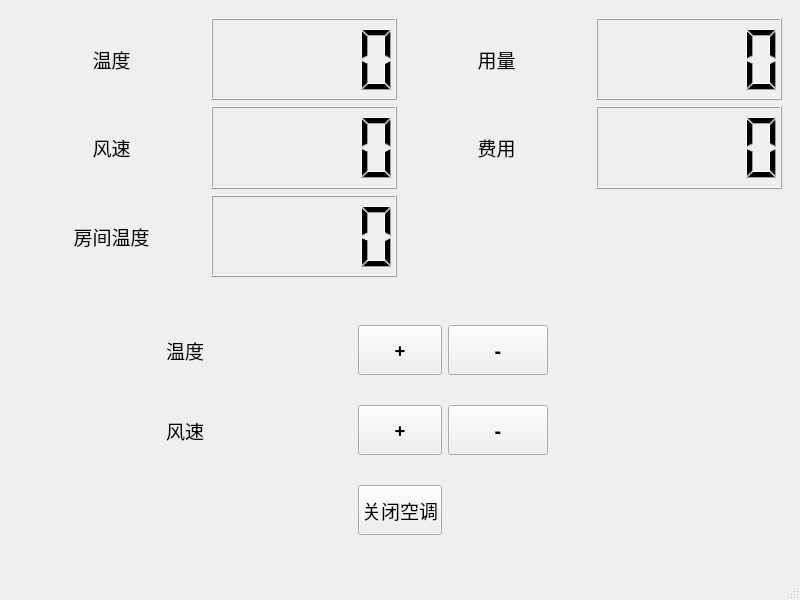
<?xml version="1.0" encoding="UTF-8"?>
<ui version="4.0">
 <class>SlaveControlWindow</class>
 <widget class="QMainWindow" name="SlaveControlWindow">
  <property name="geometry">
   <rect>
    <x>0</x>
    <y>0</y>
    <width>800</width>
    <height>600</height>
   </rect>
  </property>
  <property name="windowTitle">
   <string>MainWindow</string>
  </property>
  <widget class="QWidget" name="centralwidget">
   <layout class="QVBoxLayout" name="verticalLayout">
    <item>
     <widget class="QWidget" name="widget" native="true">
      <layout class="QGridLayout" name="gridLayout">
       <item row="0" column="0">
        <widget class="QLabel" name="label">
         <property name="font">
          <font>
           <family>微软雅黑</family>
           <pointsize>14</pointsize>
           <weight>50</weight>
           <bold>false</bold>
          </font>
         </property>
         <property name="text">
          <string>温度</string>
         </property>
         <property name="alignment">
          <set>Qt::AlignCenter</set>
         </property>
        </widget>
       </item>
       <item row="0" column="1">
        <widget class="QLCDNumber" name="_temperature_lcd"/>
       </item>
       <item row="0" column="2">
        <widget class="QLabel" name="label_3">
         <property name="font">
          <font>
           <family>微软雅黑</family>
           <pointsize>14</pointsize>
          </font>
         </property>
         <property name="text">
          <string>用量</string>
         </property>
         <property name="alignment">
          <set>Qt::AlignCenter</set>
         </property>
        </widget>
       </item>
       <item row="0" column="3">
        <widget class="QLCDNumber" name="_usage_lcd"/>
       </item>
       <item row="1" column="0">
        <widget class="QLabel" name="label_2">
         <property name="font">
          <font>
           <family>微软雅黑</family>
           <pointsize>14</pointsize>
          </font>
         </property>
         <property name="text">
          <string>风速</string>
         </property>
         <property name="alignment">
          <set>Qt::AlignCenter</set>
         </property>
        </widget>
       </item>
       <item row="1" column="1">
        <widget class="QLCDNumber" name="_windspeed_lcd"/>
       </item>
       <item row="1" column="2">
        <widget class="QLabel" name="label_4">
         <property name="font">
          <font>
           <family>微软雅黑</family>
           <pointsize>14</pointsize>
          </font>
         </property>
         <property name="text">
          <string>费用</string>
         </property>
         <property name="alignment">
          <set>Qt::AlignCenter</set>
         </property>
        </widget>
       </item>
       <item row="1" column="3">
        <widget class="QLCDNumber" name="_cost_lcd"/>
       </item>
       <item row="2" column="0">
        <widget class="QLabel" name="label_5">
         <property name="font">
          <font>
           <family>微软雅黑</family>
           <pointsize>14</pointsize>
          </font>
         </property>
         <property name="text">
          <string>房间温度</string>
         </property>
         <property name="alignment">
          <set>Qt::AlignCenter</set>
         </property>
        </widget>
       </item>
       <item row="2" column="1">
        <widget class="QLCDNumber" name="_roomtemperature_lcd"/>
       </item>
      </layout>
     </widget>
    </item>
    <item>
     <widget class="QWidget" name="widget_2" native="true">
      <layout class="QGridLayout" name="gridLayout_2">
       <item row="0" column="0">
        <widget class="QLabel" name="label_6">
         <property name="font">
          <font>
           <family>微软雅黑</family>
           <pointsize>14</pointsize>
          </font>
         </property>
         <property name="text">
          <string>温度</string>
         </property>
         <property name="alignment">
          <set>Qt::AlignCenter</set>
         </property>
        </widget>
       </item>
       <item row="0" column="1">
        <widget class="QPushButton" name="uptemperaturebtn">
         <property name="minimumSize">
          <size>
           <width>50</width>
           <height>50</height>
          </size>
         </property>
         <property name="maximumSize">
          <size>
           <width>100</width>
           <height>50</height>
          </size>
         </property>
         <property name="font">
          <font>
           <family>微软雅黑</family>
           <pointsize>14</pointsize>
           <weight>75</weight>
           <bold>true</bold>
          </font>
         </property>
         <property name="autoFillBackground">
          <bool>false</bool>
         </property>
         <property name="text">
          <string>+</string>
         </property>
        </widget>
       </item>
       <item row="3" column="2">
        <spacer name="horizontalSpacer_2">
         <property name="orientation">
          <enum>Qt::Horizontal</enum>
         </property>
         <property name="sizeHint" stdset="0">
          <size>
           <width>317</width>
           <height>20</height>
          </size>
         </property>
        </spacer>
       </item>
       <item row="3" column="0">
        <spacer name="horizontalSpacer">
         <property name="orientation">
          <enum>Qt::Horizontal</enum>
         </property>
         <property name="sizeHint" stdset="0">
          <size>
           <width>318</width>
           <height>20</height>
          </size>
         </property>
        </spacer>
       </item>
       <item row="2" column="1">
        <widget class="QPushButton" name="upwindspeedbtn">
         <property name="minimumSize">
          <size>
           <width>50</width>
           <height>50</height>
          </size>
         </property>
         <property name="maximumSize">
          <size>
           <width>100</width>
           <height>50</height>
          </size>
         </property>
         <property name="font">
          <font>
           <family>微软雅黑</family>
           <pointsize>14</pointsize>
           <weight>75</weight>
           <bold>true</bold>
          </font>
         </property>
         <property name="text">
          <string>+</string>
         </property>
        </widget>
       </item>
       <item row="2" column="0">
        <widget class="QLabel" name="label_7">
         <property name="font">
          <font>
           <family>微软雅黑</family>
           <pointsize>14</pointsize>
          </font>
         </property>
         <property name="text">
          <string>风速</string>
         </property>
         <property name="alignment">
          <set>Qt::AlignCenter</set>
         </property>
        </widget>
       </item>
       <item row="2" column="2">
        <widget class="QPushButton" name="downwindspeedbtn">
         <property name="minimumSize">
          <size>
           <width>50</width>
           <height>50</height>
          </size>
         </property>
         <property name="maximumSize">
          <size>
           <width>100</width>
           <height>50</height>
          </size>
         </property>
         <property name="font">
          <font>
           <family>微软雅黑</family>
           <pointsize>14</pointsize>
           <weight>75</weight>
           <bold>true</bold>
          </font>
         </property>
         <property name="text">
          <string>-</string>
         </property>
        </widget>
       </item>
       <item row="3" column="1">
        <widget class="QPushButton" name="shutdownbtn">
         <property name="minimumSize">
          <size>
           <width>0</width>
           <height>50</height>
          </size>
         </property>
         <property name="font">
          <font>
           <family>微软雅黑</family>
           <pointsize>14</pointsize>
          </font>
         </property>
         <property name="text">
          <string>关闭空调</string>
         </property>
        </widget>
       </item>
       <item row="0" column="2">
        <widget class="QPushButton" name="downtemperaturebtn">
         <property name="minimumSize">
          <size>
           <width>50</width>
           <height>50</height>
          </size>
         </property>
         <property name="maximumSize">
          <size>
           <width>100</width>
           <height>50</height>
          </size>
         </property>
         <property name="font">
          <font>
           <family>微软雅黑</family>
           <pointsize>14</pointsize>
           <weight>75</weight>
           <bold>true</bold>
          </font>
         </property>
         <property name="text">
          <string>-</string>
         </property>
        </widget>
       </item>
      </layout>
     </widget>
    </item>
   </layout>
  </widget>
  <widget class="QMenuBar" name="menubar">
   <property name="geometry">
    <rect>
     <x>0</x>
     <y>0</y>
     <width>800</width>
     <height>26</height>
    </rect>
   </property>
  </widget>
  <widget class="QStatusBar" name="statusbar"/>
 </widget>
 <resources/>
 <connections/>
</ui>
